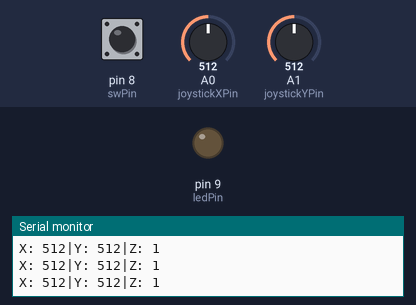
Bench run of a sketch on a simulated Arduino Uno, built with avr-gcc and run on an emulated ATmega328P. Shown: output pins drawn as LEDs (lit = HIGH), the last lines printed to the serial monitor. The test bench sets the inputs (shaded band); at power-on: pin 8 (swPin) HIGH, A1 (joystickYPin) = 512, A0 (joystickXPin) = 512.

Above: at 1.2 s.
1.3 s: pin 8 (swPin) pulled LOW for 1 s
At 3.4 s:
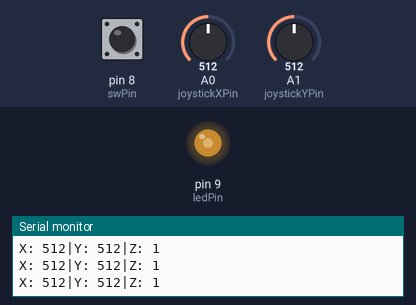
4.0 s: A1 (joystickYPin) set to 306
At 4.7 s:
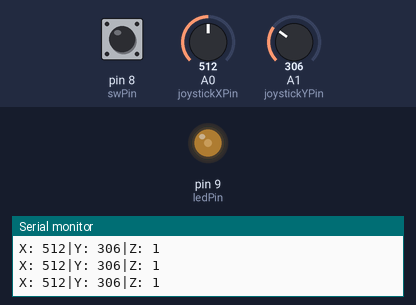
5.5 s: A1 (joystickYPin) set to 900
At 6.0 s:
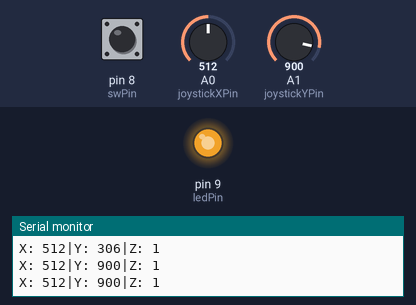
7.0 s: pin 8 (swPin) pulled LOW for 0.15 s
At 8.2 s:
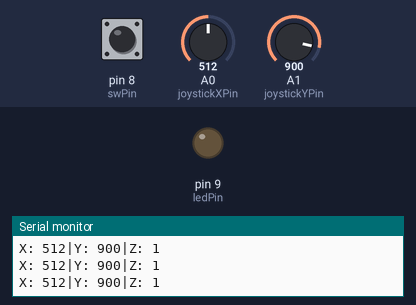
10.1 s: pin 8 (swPin) pulled LOW for 0.15 s
At 11.5 s:
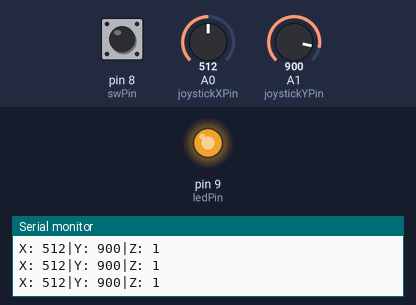
13.2 s: pin 8 (swPin) pulled LOW for 3.2 s
At 17.4 s:
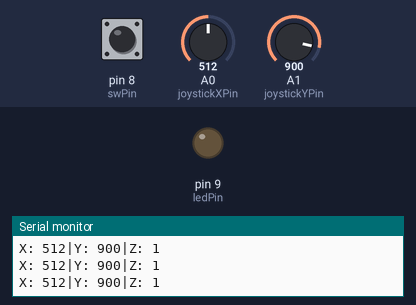
Timing chart, 0 to 18.9 s (numbered marks = the images above; inputs shaded):
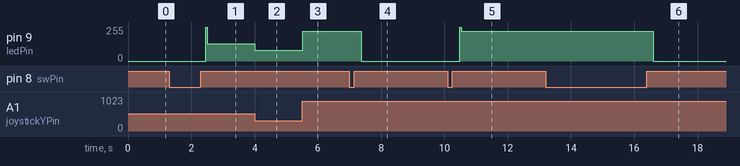

Measured:
- after the input at 1.3 s, pin 9 (ledPin): 0/255 → 130/255 after 1.2 s
- after the input at 4.0 s, pin 9 (ledPin): 130/255 → 79/255 at once
- after the input at 5.5 s, pin 9 (ledPin): 79/255 → 224/255 at once
- after the input at 7.0 s, pin 9 (ledPin): 224/255 → 0/255 after 0.37 s
- after the input at 10.1 s, pin 9 (ledPin): 0/255 → 224/255 after 0.38 s
- after the input at 13.2 s, pin 9 (ledPin): 224/255 → 0/255 after 3.4 s

The sketch:

Module6_BM.ino
```cpp
/*
Module 6 lab, Joystick and LED Controls
Brian Mann
March 6, 2026
This sketch will perform two seperate functions dependant on the inputs of the Joystick Module:
  When the Joystick button is pressed down, upon release the LED will turn ON. Press and release
  the button again to turn OFF.
  When the LED is ON and you move the Joystick module around (left to right, up and down), the
  brightness of the LED will change.
*/

/*
  Google Gemini was used to help with the implementation of the brightness adjusting section of code.
  3/6/2026 Querey: "coding for arduino, have a joystick adjust the brightness of an led and click the
  joystick to turn the led on/off"
  Lines Influenced: 55-66
*/

const int swPin = 8;          // Joystick Z-axis pinSW (when you click the joystick) connected to pin 8
const int joystickXPin = A0;  // Joystick X-axis pinVRX (left to right) connected to pin A0
const int joystickYPin = A1;  // Joystick Y-axis pinVRY (up to down) connected to pin A1
const int ledPin = 9;         // Red LED connected to pin 9
const int delayValue = 50;
int detectionState = LOW;
int LastButtonState = HIGH;
int ButtonState = HIGH; /*Button states on lines 24-25 are both set to HIGH
                          to ensure the LED will start out in the OFF state when
                          the code is uploaded to the arduino*/

void setup() {
  pinMode(swPin, INPUT);
  pinMode(ledPin, OUTPUT);
  digitalWrite(swPin, HIGH);
  Serial.begin(9600);
}

void loop() {
  delay(delayValue);
  Serial.print("X: ");
  delay(delayValue);
  Serial.print(analogRead(joystickXPin), DEC);  // print the value of VRX in DEC
  delay(delayValue);
  Serial.print("|Y: ");
  Serial.print(analogRead(joystickYPin), DEC);  // print the value of VRX in DEC
  delay(delayValue);
  Serial.print("|Z: ");
  delay(delayValue);
  Serial.println(digitalRead(swPin));  // print the value of SW
  delay(delayValue);  // Debounce
  ButtonState = digitalRead(swPin);
  if (ButtonState != LastButtonState) {
    if (ButtonState == HIGH) {
      detectionState = (detectionState + 1) % 2;  // LED will only turn ON after the Joystick button is released
      Serial.print("The detection state is:");
      Serial.println(detectionState);
      digitalWrite(ledPin, detectionState);
    }
    delay(delayValue);  //Second Debounce to prevent any noticeable light flickering
  }
  LastButtonState = ButtonState;

  //Reads Joystick Y-axis to adjust brightness of LED
  if (digitalRead(ledPin) == HIGH) {
    int SensorValue = analogRead(joystickYPin);
    /*Map Joystick Y-axis (0-1023) to LED brightness value (0,255).
    The 4th argument in the Map Function is set to 5 instead of 0, so
    the joystick doesn't turn off the LED if it's moved downward. Otherwise
    the light turns off and you would need to click the joystick again*/
    int Brightness = map(SensorValue, 0, 1023, 5, 255);
    analogWrite(ledPin, Brightness);
  }
  else {
    analogWrite(ledPin, 0);
  }
}
```
